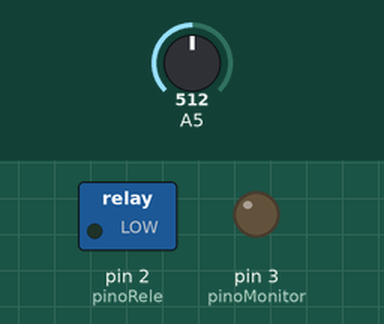
Simulated run of this sketch. Board: Arduino Uno, built with avr-gcc and run on an emulated ATmega328P. Parts: switched loads named in the sketch (green lamp = pin HIGH), output pins drawn as LEDs (lit = HIGH). Inputs (shaded band) come from the test bench; at power-on: A5 = 512.

Above: at 1.2 s.
1.3 s: A5 set to 601
2.8 s: A5 set to 626
At 4.0 s:
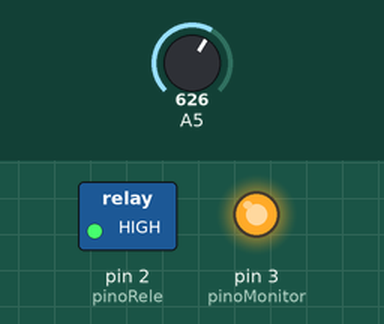
4.3 s: A5 set to 511
At 5.3 s:
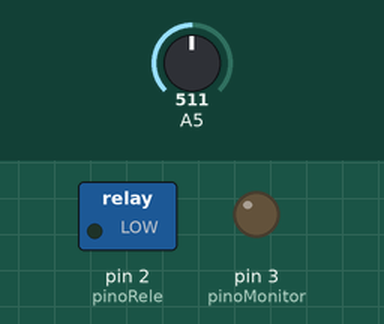
5.8 s: A5 set to 716
At 6.5 s:
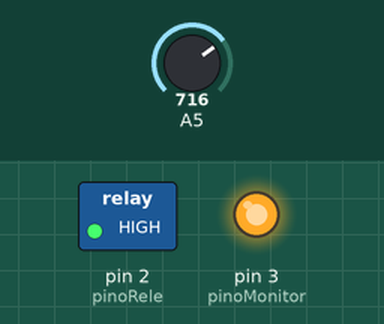
Timing chart, 0 to 8.3 s (numbered marks = the images above; inputs shaded):
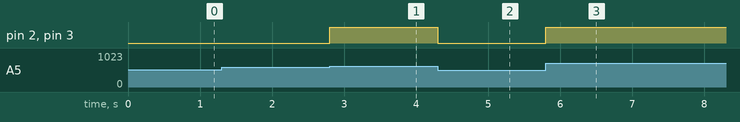

The sketch:

comutacaoDeFontes.ino
```cpp
const int pinoRele = 2;
const int pinoMonitor = 3;

// the setup routine runs once when you press reset:
void setup() {
  // initialize serial communication at 9600 bits per second:
  Serial.begin(9600);
  pinMode(pinoRele, OUTPUT);
  pinMode(pinoMonitor, OUTPUT);
}

void loop() {
  int sensorValue = analogRead(A5);
  // Convert the analog reading (which goes from 0 - 1023) to a voltage (0 - 5V):
  float voltage = sensorValue * (5 / 1023.0);
  // print out the value you read:
  // Serial.println(voltage);

  if(voltage < 3){
    digitalWrite(pinoRele, LOW);
    digitalWrite(pinoMonitor, LOW);
  }
  else{
    digitalWrite(pinoRele, HIGH);
    digitalWrite(pinoMonitor, HIGH);
  }
}
```

Measured:
- the behaviour switches between 613 and 614 on A5 (found by bisection; images 0 and 1)
- after the input at 1.3 s, every drawn part: stays the same
- after the input at 2.8 s, pin 2 (pinoRele), pin 3 (pinoMonitor): LOW → HIGH at once
- after the input at 4.3 s, pin 2 (pinoRele), pin 3 (pinoMonitor): HIGH → LOW at once
- after the input at 5.8 s, pin 2 (pinoRele), pin 3 (pinoMonitor): LOW → HIGH at once
